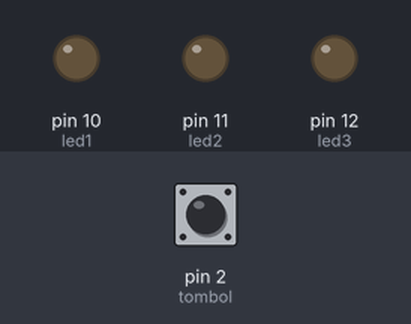
Bench run of a sketch on a simulated Arduino Uno, built with avr-gcc and run on an emulated ATmega328P. On the bench: output pins drawn as LEDs (lit = HIGH). The test bench sets the inputs (shaded band); at power-on: pin 2 (tombol) HIGH.

Above: at 1.2 s.
1.3 s: pin 2 (tombol) pulled LOW for 0.15 s
At 1.37 s:
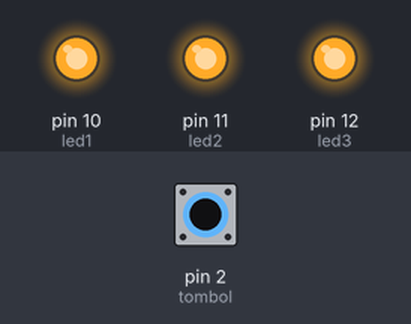
2.9 s: pin 2 (tombol) pulled LOW for 3.2 s
At 7.4 s:
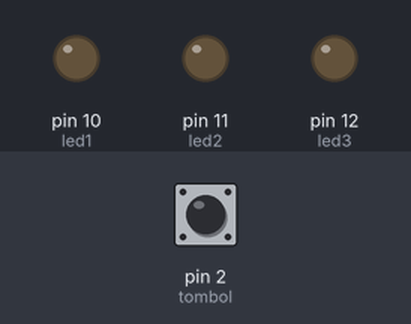
Timing chart, 0 to 8.9 s (numbered marks = the images above; inputs shaded):
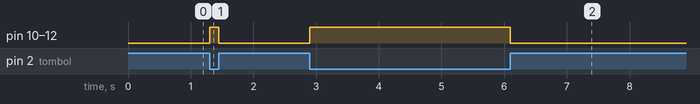

Measured:
- after the input at 1.3 s, pin 10 (led1), pin 11 (led2), pin 12 (led3): LOW → HIGH at once, → LOW 0.15 s later
- after the input at 2.9 s, pin 10 (led1), pin 11 (led2), pin 12 (led3): LOW → HIGH at once, → LOW 3.2 s later

The sketch:

4c.ino
```cpp
int led1 = 10;
int led2 = 11;
int led3 = 12;
int tombol=2;

void setup(){
  pinMode(led1,OUTPUT);
  pinMode(led2,OUTPUT);
  pinMode(led3,OUTPUT);
  pinMode(tombol,INPUT);
}
void loop(){
  if(digitalRead(tombol)==LOW){
    digitalWrite(led1,HIGH);
    digitalWrite(led2,HIGH);
    digitalWrite(led3,HIGH);
  }else{
    digitalWrite(led1,LOW);
    digitalWrite(led2,LOW);
    digitalWrite(led3,LOW);
  }
}
```
